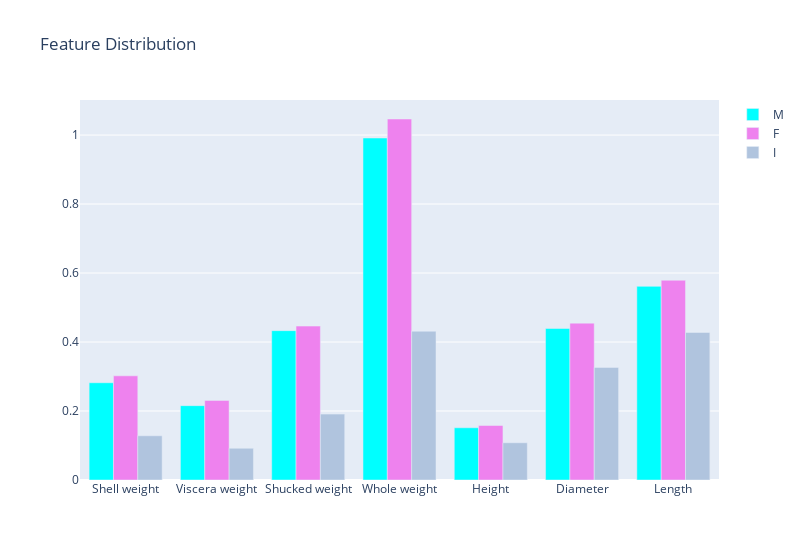

This figure's notebook cell:
### Markdown cell above
Feature Distribution using plotly

### Code cell
df1 = df.copy()
df2 = df.copy()
df3 = df.copy()

df_m = df1[df1['Sex'] == 'M']
df_m.drop('Sex', axis = 1, inplace= True)
df_f = df2[df2['Sex'] == 'F']
df_f.drop('Sex', axis = 1, inplace= True)
df_i = df3[df3['Sex'] == 'I']
df_i.drop('Sex', axis = 1, inplace= True)
df_m.drop(['age'], axis=1, inplace = True)
df_f.drop(['age'], axis=1, inplace = True)
df_i.drop(['age'], axis=1, inplace = True)

df_m = df_m.mean()
df_f = df_f.mean()
df_i = df_i.mean()
trace1 = go.Bar(x = df_m.index[::-1], y = df_m.values[::-1], name = 'M', marker = dict(color = 'cyan'))
trace2 = go.Bar(x = df_f.index[::-1], y = df_f.values[::-1], name = 'F', marker = dict(color = 'violet'))
trace3 = go.Bar(x = df_i.index[::-1], y = df_i.values[::-1], name = 'I', marker = dict(color = 'lightsteelblue'))
data = [trace1, trace2, trace3]
layout = go.Layout(title = 'Feature Distribution', width = 800)
fig = go.Figure(data = data, layout= layout)
py.iplot(fig)

### Figure 1 — Plotly figure (JSON) as saved in the notebook; plotly's stock layout.template omitted (floating-point values rounded to 4 significant figures)
{"data": [{"marker": {"color": "cyan"}, "name": "M", "type": "bar", "x": ["Shell weight", "Viscera weight", "Shucked weight", "Whole weight", "Height", "Diameter", "Length"], "y": [0.282, 0.2155, 0.4329, 0.9915, 0.1514, 0.4393, 0.5614]}, {"marker": {"color": "violet"}, "name": "F", "type": "bar", "x": ["Shell weight", "Viscera weight", "Shucked weight", "Whole weight", "Height", "Diameter", "Length"], "y": [0.302, 0.2307, 0.4462, 1.047, 0.158, 0.4547, 0.5791]}, {"marker": {"color": "lightsteelblue"}, "name": "I", "type": "bar", "x": ["Shell weight", "Viscera weight", "Shucked weight", "Whole weight", "Height", "Diameter", "Length"], "y": [0.1282, 0.09201, 0.191, 0.4314, 0.108, 0.3265, 0.4277]}], "layout": {"title": {"text": "Feature Distribution"}, "width": 800}}
